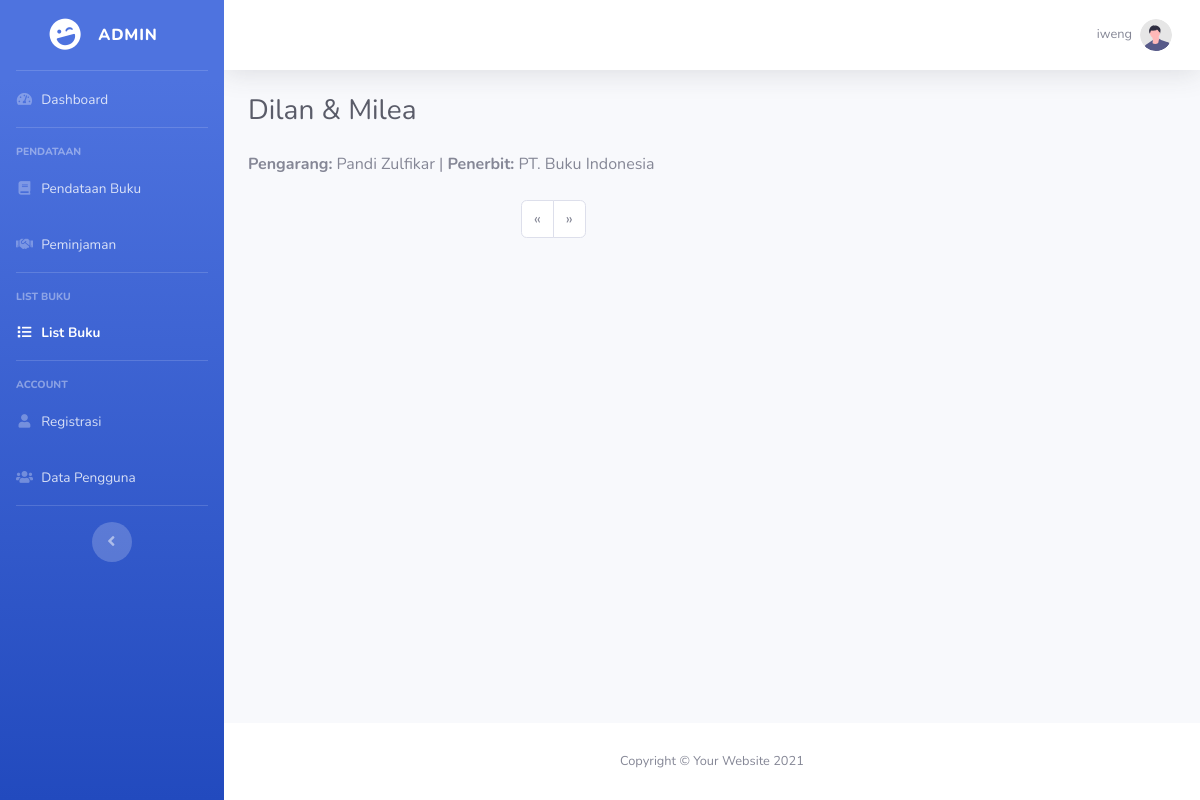
Screenshot of /dashboard/list/lihat-ulasan.php?id=1 (signed in) with the database file from the repository.
### tables this page shows
CREATE TABLE `buku` (
  `id` int(11) NOT NULL,
  `perpus_id` int(11) NOT NULL,
  `judul` varchar(255) NOT NULL,
  `penulis` varchar(255) NOT NULL,
  `penerbit` varchar(255) NOT NULL,
  `tahun_terbit` int(11) NOT NULL,
  `kategori_id` int(11) NOT NULL,
  `created_at` timestamp NOT NULL DEFAULT current_timestamp() ON UPDATE current_timestamp()
);

### function/func.php (called while the page is built, shortened)
<?php
function getUserRole($conn, $username) {
    $userRole = '';
    $query = "SELECT role FROM `user` WHERE `username` = '$username'";
    $result = mysqli_query($conn, $query);
    if ($result) {
        $row = mysqli_fetch_assoc($result);
        $userRole = $row['role'];
    }
    return $userRole;
}

### dashboard/list/lihat-ulasan.php (the view, shortened to what this page needs)
<?php
include '../../function/func.php';
include '../../config.php';
$username = $_SESSION['username'];
$userRole = getUserRole($conn, $username);
$selectedBookId = $_GET['id'];
$queryBookDetails = "SELECT judul, penulis, penerbit FROM buku WHERE id = $selectedBookId";
$resultBookDetails = mysqli_query($conn, $queryBookDetails);
$bookDetails = mysqli_fetch_assoc($resultBookDetails);
    $queryTotalReviews = "SELECT COUNT(*) as total FROM ulasan_buku WHERE buku = $selectedBookId";
    $resultTotalReviews = mysqli_query($conn, $queryTotalReviews);
    $totalReviews = mysqli_fetch_assoc($resultTotalReviews)['total'];
    $reviewsPerPage = 2;
    $totalPages = ceil($totalReviews / $reviewsPerPage);
    $currentPage = isset($_GET['page']) ? $_GET['page'] : 1;
?>
<!DOCTYPE html>
<html lang="en">
<head>
    <link rel="stylesheet" href="https://cdn.jsdelivr.net/npm/sweetalert2@10">
    <link href="../vendor/fontawesome-free/css/all.min.css" rel="stylesheet" type="text/css">
    <link href="../css/sb-admin-2.min.css" rel="stylesheet">
</head>
<body id="page-top">
    <div id="wrapper">
    <ul class="navbar-nav bg-gradient-primary sidebar sidebar-dark accordion" id="accordionSidebar">
    <?php if($userRole == "petugas") :?>
        <a class="sidebar-brand d-flex align-items-center justify-content-center" href="index.html">
            <div class="sidebar-brand-icon rotate-n-15">
                <i class="fas fa-laugh-wink"></i>
            </div>
            <div class="sidebar-brand-text mx-3">Petugas</div>
        </a>
        <hr class="sidebar-divider my-0">
            <li class="nav-item active">
                <a class="nav-link" href="../index.php">
                    <i class="fas fa-fw fa-tachometer-alt"></i>
                    <span>Dashboard</span></a>
            </li>
            <hr class="sidebar-divider">
            <div class="sidebar-heading">
                Pendataan
            </div>
            <li class="nav-item">
                <a class="nav-link active" href="../buku/">
                    <i class="fas fa-fw fa-book"></i>
                    <span>Pendataan Barang/Buku</span>
                </a>
            </li>
            <li class="nav-item">
                <a class="nav-link" href="#">
                    <i class="fas fa-fw fa-file-alt"></i>
                    <span>Laporan</span>
                </a>
            </li>
            <hr class="sidebar-divider d-none d-md-block">
            <div class="text-center d-none d-md-inline">
                <button class="rounded-circle border-0" id="sidebarToggle"></button>
            </div>
        <?php elseif($userRole == "admin") :?>
        <a class="sidebar-brand d-flex align-items-center justify-content-center" href="index.html">
            <div class="sidebar-brand-icon rotate-n-15">
                <i class="fas fa-laugh-wink"></i>
            </div>
            <div class="sidebar-brand-text mx-3">Admin</div>
        </a>
        <hr class="sidebar-divider my-0">
            <li class="nav-item ">
                <a class="nav-link" href="../index.php">
                    <i class="fas fa-fw fa-tachometer-alt"></i>
                    <span>Dashboard</span></a>
            </li>
            <hr class="sidebar-divider">
            <div class="sidebar-heading">
                Pendataan
            </div>
            <li class="nav-item">
                <a class="nav-link" href="../buku/">
                    <i class="fas fa-fw fa-book"></i>
                    <span>Pendataan Buku</span>
                </a>
            </li>
            <li class="nav-item">
                <a class="nav-link" href="../peminjaman/">
                    <i class="fas fa-fw fa-handshake"></i>
                    <span>Peminjaman</span>
                </a>
            </li>
            <hr class="sidebar-divider">
            <div class="sidebar-heading">
                List Buku
            </div>
            <li class="nav-item active">
                <a class="nav-link" href="">
                    <i class="fas fa-fw fa-list"></i>
                    <span>List Buku</span>
                </a>
            </li>
            <hr class="sidebar-divider d-none d-md-block">
            <div class="sidebar-heading">
                Account
            </div>
            <li class="nav-item">
                <a class="nav-link" href="../registrasi.php">
                    <i class="fas fa-fw fa-user"></i>
                    <span>Registrasi</span>
                </a>
            </li>
            <li class="nav-item">
                <a class="nav-link" href="../user.php">
                    <i class="fas fa-fw fa-users"></i>
                    <span>Data Pengguna</span>
                </a>
            </li>
            <hr class="sidebar-divider d-none d-md-block">
            <div class="text-center d-none d-md-inline">
                <button class="rounded-circle border-0" id="sidebarToggle"></button>
            </div>
            <?php endif;?>
        </ul>
        <div id="content-wrapper" class="d-flex flex-column">
            <div id="content">
                <nav class="navbar navbar-expand navbar-light bg-white topbar mb-4 static-top shadow">
                    <ul class="navbar-nav ml-auto">
                        <li class="nav-item dropdown no-arrow">
                            <a class="nav-link dropdown-toggle" href="#" id="userDropdown" role="button"
                                data-toggle="dropdown" aria-haspopup="true" aria-expanded="false">
                                <span class="mr-2 d-none d-lg-inline text-gray-600 small">
                                    <?= $_SESSION['username']; ?>
                                </span>
                                <img class="img-profile rounded-circle" src="img/undraw_profile.svg">
                            </a>
                        </li>
                    </ul>
                </nav>
              <div class="container-fluid">
        <h1 class="h3 mb-4 text-gray-800"><?= $bookDetails['judul']; ?></h1>
        <p class="mb-4">
            <strong>Pengarang:</strong> <?= $bookDetails['penulis']; ?> |
            <strong>Penerbit:</strong> <?= $bookDetails['penerbit']; ?>
        </p>
        <div class="row">
            <div class="col-lg-8">
        <ul class="pagination justify-content-center">
            <li class="page-item <?= $currentPage <= 1 ? 'disabled' : ''; ?>">
                <a class="page-link" href="?id=<?= $selectedBookId; ?>&page=<?= $currentPage - 1; ?>" aria-label="Previous">
                    <span aria-hidden="true">&laquo;</span>
                </a>
            </li>
            <li class="page-item <?= $currentPage >= $totalPages ? 'disabled' : ''; ?>">
                <a class="page-link" href="?id=<?= $selectedBookId; ?>&page=<?= $currentPage + 1; ?>" aria-label="Next">
                    <span aria-hidden="true">&raquo;</span>
                </a>
            </li>
        </ul>
            </div>
        </div>
    </div>
            </div>
            <footer class="sticky-footer bg-white">
                <div class="container my-auto">
                    <div class="copyright text-center my-auto">
                        <span>Copyright &copy; Your Website 2021</span>
                    </div>
                </div>
            </footer>
        </div>
    </div>
</body>
</html>

### rows the page displays
buku: judul "Dilan & Milea", penulis "Pandi Zulfikar", penerbit "PT. Buku Indonesia"

### other values shown
$_SESSION['username'] "iweng"
